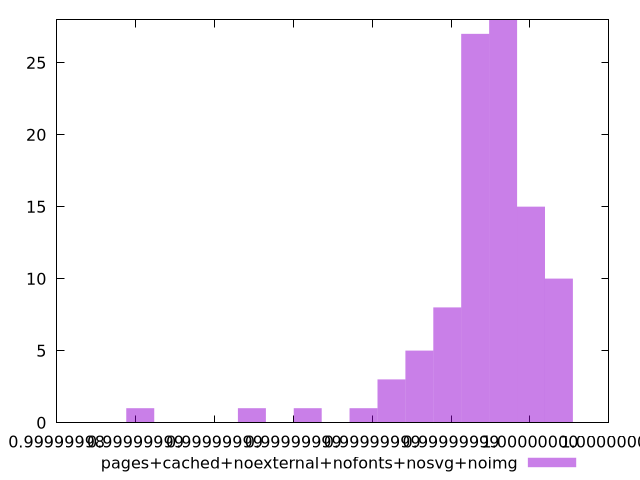

Recreate this plot in gnuplot.
$_pagesCachedNoexternalNofontsNosvgNoimg <<EOF
0.9999999953188874 28
0.9999999960264914 15
0.9999999946112834 27
0.9999999967340953 10
0.9999999939036794 8
0.9999999889504516 1
0.9999999931960755 5
0.9999999903656596 1
0.9999999924884715 3
0.9999999861200357 1
0.9999999917808675 1
EOF
set key outside below
set terminal pngcairo
set output "report_00005_2020-11-02T22-26-11.212Z/bootup-time/pages+cached+noexternal+nofonts+nosvg+noimg//hist.png"
set yrange [0:28]
set boxwidth 7.076039764177044e-10
set style fill transparent solid 0.5 noborder
plot $_pagesCachedNoexternalNofontsNosvgNoimg title "pages+cached+noexternal+nofonts+nosvg+noimg" with boxes ,
